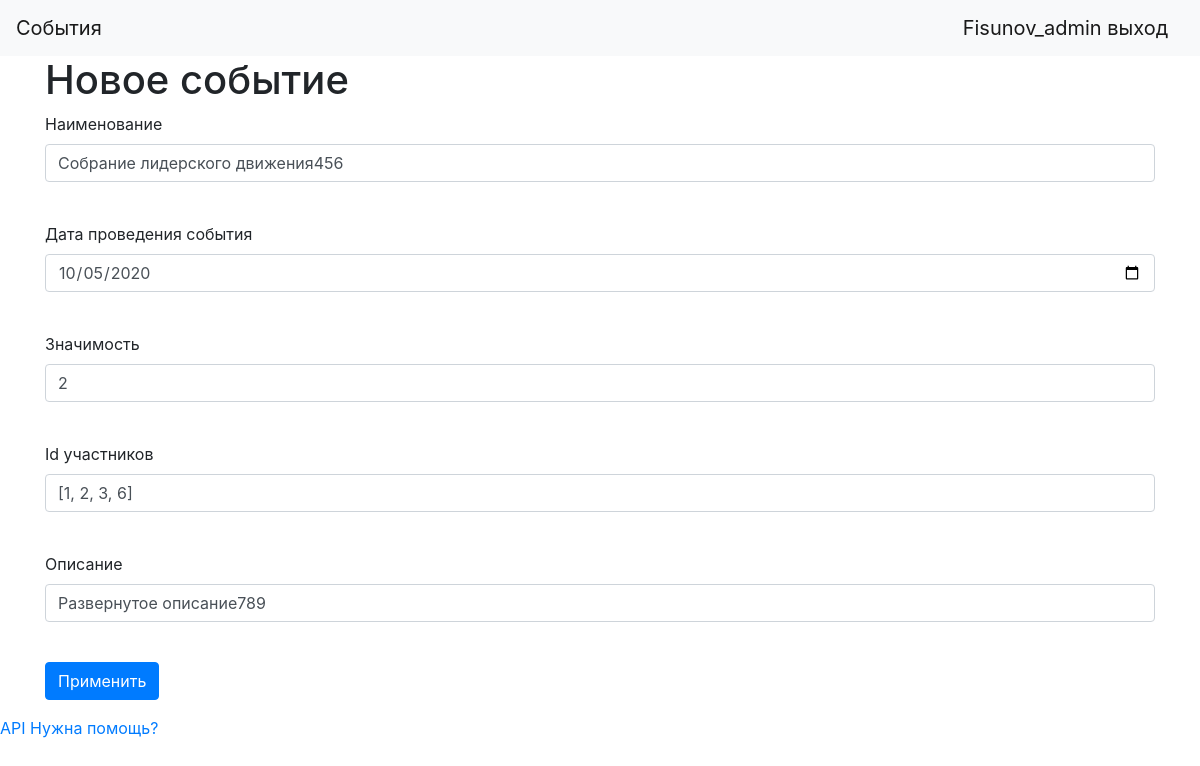
The app's page /edit_event/1 (signed in), older data.
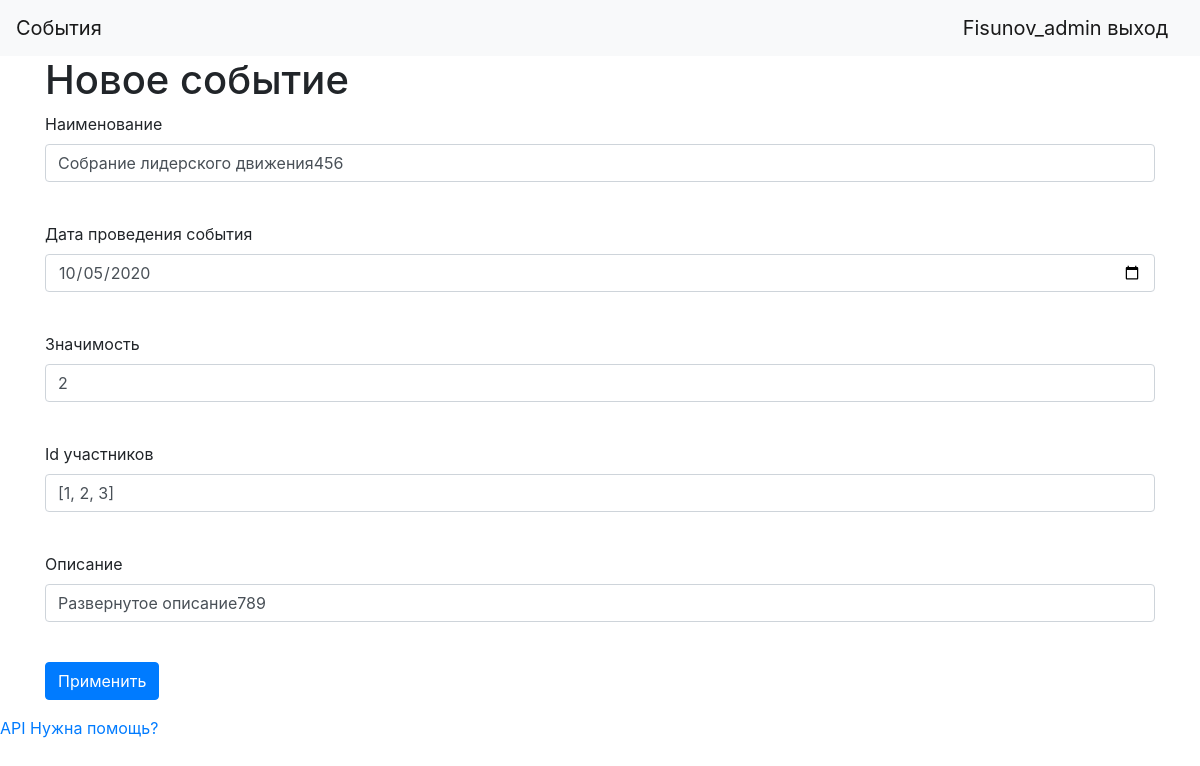
The same page, newer data.
### data/users.py (models this page shows, shortened)
class User(SqlAlchemyBase, UserMixin):
    __tablename__ = 'users'
    id = sqlalchemy.Column(sqlalchemy.Integer, primary_key=True, autoincrement=True)
    name = sqlalchemy.Column(sqlalchemy.String, nullable=True)
    about = sqlalchemy.Column(sqlalchemy.String, nullable=True)
    email = sqlalchemy.Column(sqlalchemy.String, index=True, unique=True, nullable=True)
    role = sqlalchemy.Column(sqlalchemy.Integer)
    hashed_password = sqlalchemy.Column(sqlalchemy.String, nullable=True)
    cart = sqlalchemy.Column(sqlalchemy.String, default="{}")
    balance = sqlalchemy.Column(sqlalchemy.Integer, default=0)
    created_date = sqlalchemy.Column(sqlalchemy.DateTime, default=datetime.datetime.now)

### data/events.py (models this page shows, shortened)
class Events(SqlAlchemyBase, SerializerMixin):
    __tablename__ = 'events'
    id = sqlalchemy.Column(sqlalchemy.Integer, primary_key=True, autoincrement=True)
    event_name = sqlalchemy.Column(sqlalchemy.String)
    event_date = sqlalchemy.Column(sqlalchemy.Date, default="2020-10-10")
    event_add_date = sqlalchemy.Column(sqlalchemy.DateTime, default=datetime.datetime.now)
    author_id = sqlalchemy.Column(sqlalchemy.Integer, sqlalchemy.ForeignKey("users.id"))
    author = orm.relationship('User', foreign_keys="Events.author_id", backref="events")
    value = sqlalchemy.Column(sqlalchemy.Integer, default=1)
    ids = sqlalchemy.Column(sqlalchemy.String, default="[]")
    annotation = sqlalchemy.Column(sqlalchemy.String)

### main.py (the view, shortened to what this page needs)
@app.route('/edit_event/<int:id>', methods=['GET', 'POST'])
@login_required
def edit_event(id):
    form = EventsForm()
    if request.method == "GET":
        db_sess = db_session.create_session()
        events = db_sess.query(Events).filter((Events.id == id),
                                ((Events.author == current_user) | (current_user.id in super_admins_ids))).first()
        if events:
            form.event_name.data = events.event_name
            form.event_date.data = events.event_date
            form.value.data = events.value
            form.ids.data = events.ids
            form.annotation.data = events.annotation
        else:
            abort(404)
    return render_template('events.html', title='Редактирование события', form=form)

### forms/event.py
class EventsForm(FlaskForm):
    event_name = StringField("Наименование", validators=[DataRequired()])
    event_date = DateField("Дата проведения события")
    value = IntegerField("Значимость")
    ids = StringField("Id участников")
    annotation = StringField("Описание")
    submit = SubmitField('Применить')

### data/db_session.py (called while the page is built)
def create_session() -> Session:
    global __factory
    return __factory()

### main.py (called while the page is built)
@login_manager.user_loader
def load_user(user_id):
    db_sess = db_session.create_session()
    return db_sess.query(User).get(user_id)

### templates/events.html (shortened to what this page needs)
{% extends "base.html" %}
{% block content %}
<h1>Новое событие</h1>
<form action="" method="post" enctype="multipart/form-data">
    <p>
        {{ form.event_name.label }}<br>
        {{ form.event_name(class="form-control") }}<br>
    </p>
    <p>
        {{ form.event_date.label }}<br>
        {{ form.event_date(class="form-control") }}<br>
    </p>
    <p>
        {{ form.value.label }}<br>
        {{ form.value(class="form-control") }}<br>
    </p>
    <p>
        {{ form.ids.label }}<br>
        {{ form.ids(class="form-control") }}<br>
    </p>
    <p>
        {{ form.annotation.label }}<br>
        {{ form.annotation(class="form-control") }}<br>
    </p>
    <p>{{ form.submit(type="submit", class="btn btn-primary") }}</p>
</form>
{% endblock %}

### templates/base.html (shortened to what this page needs)
<!doctype html>
<html lang="en">
<head>
    <link rel="stylesheet" href="https://stackpath.bootstrapcdn.com/bootstrap/4.4.1/css/bootstrap.min.css">
</head>
  <body>
    <header>
        <nav class="navbar navbar-light bg-light">
        <a class="navbar-brand" href="/main">События</a>
        {% if current_user.is_authenticated %}
            <a class="navbar-brand" href="/logout">{{ current_user.name }} выход</a>
        {% else %}
            <p>
                <a class="btn btn-primary " href="/register">Зарегистрироваться</a>
                <a class="btn btn-success" href="/login">Войти</a>
            </p>
        {% endif %}
    </nav>
    </header>
    <main role="main" class="container">
        {% block content %}{% endblock %}
    </main>
    <a href="/api">API</a>
    <a href="/support">Нужна помощь?</a>
  </body>
</html>

Row changes from the older to the newer data that the page shows:
changed Events "Собрание лидерского движения456": ids "[1, 2, 3, 6]" → "[1, 2, 3]"
